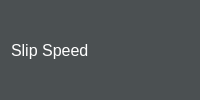
           <widget class="QWidget" name="widget_22" native="true">
            <property name="styleSheet">
             <string notr="true">background-color: rgb(46, 52, 54,160);</string>
            </property>
            <layout class="QHBoxLayout" name="horizontalLayout_20">
             <item>
              <widget class="QLabel" name="label_36">
               <property name="font">
                <font>
                 <pointsize>12</pointsize>
                </font>
               </property>
               <property name="styleSheet">
                <string notr="true">color: white;
background: transparent;</string>
               </property>
               <property name="text">
                <string>Slip Speed</string>
               </property>
              </widget>
             </item>
             <item alignment="Qt::AlignHCenter">
              <widget class="QLabel" name="slipSpeedLeftLabel">
               <property name="font">
                <font>
                 <pointsize>12</pointsize>
                </font>
               </property>
               <property name="styleSheet">
                <string notr="true">color:white;
background: transparent;
</string>
               </property>
               <property name="text">
                <string/>
               </property>
              </widget>
             </item>
             <item alignment="Qt::AlignHCenter">
              <widget class="QLabel" name="slipSpeedAvgLabel">
               <property name="font">
                <font>
                 <pointsize>12</pointsize>
                </font>
               </property>
               <property name="styleSheet">
                <string notr="true">color:white;
background: transparent;
</string>
               </property>
               <property name="text">
                <string/>
               </property>
              </widget>
             </item>
             <item alignment="Qt::AlignHCenter">
              <widget class="QLabel" name="slipSpeedRightLabel">
               <property name="font">
                <font>
                 <pointsize>12</pointsize>
                </font>
               </property>
               <property name="styleSheet">
                <string notr="true">color:white;
background: transparent;</string>
               </property>
               <property name="text">
                <string/>
               </property>
              </widget>
             </item>
            </layout>
           </widget>
